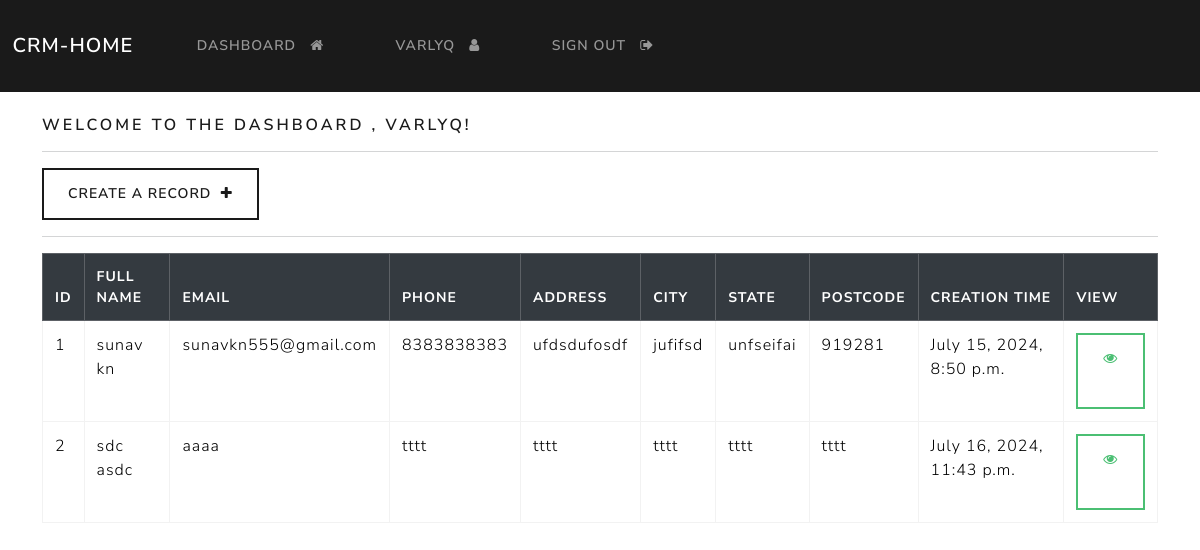
The page /dashboard (signed in) on the database its author committed.
### dcrm/models.py (models this page shows, shortened)
class Record(models.Model):
    creation_date=models.DateTimeField(auto_now_add=True)
    first_name=models.CharField(max_length=100)
    last_name=models.CharField(max_length=100)
    email=models.CharField(max_length=255)
    phone=models.CharField(max_length=15)
    address=models.CharField(max_length=300)
    city=models.CharField(max_length=30)
    state=models.CharField(max_length=30)
    postcode=models.CharField(max_length=8)
    sequence_id = models.PositiveIntegerField(default=0)

### dcrm/views.py (the view)
# urls.py: path('dashboard',views.dashboard,name="dashboard"),
@login_required(login_url='my-login')
def dashboard(request):
    my_records = Record.objects.all()
    context = {'records': my_records}
    return render(request, 'dcrm/dashboard.html', context=context)

### dcrm/templates/dcrm/dashboard.html
{% extends 'dcrm/base.html' %}
{% block content %}
    <h5>Welcome to the dashboard , {{user}}!</h5>
    <hr>
    <a class="btn btn-outline-primary " href="{%url 'create-record' %}">Create a record &nbsp;<i class="fa fa-plus" aria-hidden="true"></i></a>
    <hr>
    <table class="table table-hover table-bordered table-sm">
        <thead class="table-dark">
            <tr>
                <th scope="col">ID</th>
                <th scope="col">Full Name</th>
                <th scope="col">Email</th>
                <th scope="col">Phone</th>
                <th scope="col">Address</th>
                <th scope="col">City</th>
                <th scope="col">State</th>
                <th scope="col">Postcode</th>
                <th scope="col">Creation time</th>
                <th scope="col">View</th>
            </tr>
        </thead>
        <tbody>
            {% if records %}
                {% for record in records%}
                <tr>
                    <td>{{record.sequence_id}}</td>
                    <td>{{record.first_name}} {{record.last_name}}</td>
                    <td>{{record.email}}</td>
                    <td>{{record.phone}}</td>
                    <td>{{record.address}}</td>
                    <td>{{record.city}}</td>
                    <td>{{record.state}}</td>
                    <td>{{record.postcode}}</td>
                    <td>{{record.creation_date}}</td>
                    <td><a class="btn btn-outline-success " href="{% url 'record' record.id %}"><i class="fa fa-eye" aria-hidden="true"></i>&nbsp;</a></td>
                </tr>
                {% endfor %}
            {% endif %}
        </tbody>
    </table>
{% endblock %}

### dcrm/templates/dcrm/navbar.html (shortened to what this page needs)
<nav class="navbar navbar-expand-lg navbar-dark bg-primary justify-content-center">
    <a class="navbar-brand main-heading" href="{% url '' %}">
      &nbsp; CRM-home
    </a>
      <div class="collapse navbar-collapse text-center" id="navbarNavDropdown">
        <ul class="navbar-nav mr-auto">
          {% if user.is_authenticated %}
            <li class="nav-item">
              <a class="nav-link" href="{% url 'dashboard' %}"> Dashboard &nbsp; <i class="fa fa-home" aria-hidden="true"></i> </a>
            </li>
            <li class="nav-item">
              <a class="nav-link" href="{% url 'user-info' %}"> {{user.username}} &nbsp; <i class="fa fa-user" aria-hidden="true"></i> </a>
            </li>
            <li class="nav-item">
              <a class="nav-link" href="{% url 'user-logout' %}">Sign out &nbsp; <i class="fa fa-sign-out" aria-hidden="true"></i> </a>
            </li>
        </ul>
        {% endif %}
      </div>
  </nav>

### rows shown on the page
Record: sequence_id "1", first_name "sunav", last_name "kn", email "sunavkn555@gmail.com", phone "8383838383", address "ufdsdufosdf", city "jufifsd", state "unfseifai", postcode "919281", creation_date "July 15, 2024, 8:50 p.m."
Record: sequence_id "2", first_name "sdc", last_name "asdc", email "aaaa", phone "tttt", address "tttt", city "tttt", state "tttt", postcode "tttt", creation_date "July 16, 2024, 11:43 p.m."

### other values the page prints
{{ user.username }} "VARLYQ"
{{ user }} "VARLYQ"
